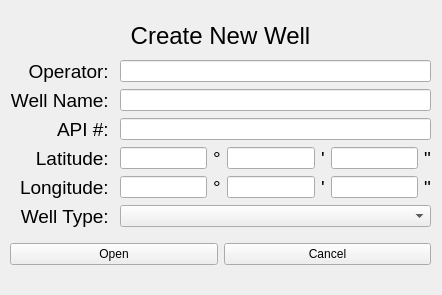
<?xml version="1.0" encoding="UTF-8"?>
<ui version="4.0">
 <class>newWell</class>
 <widget class="QMainWindow" name="newWell">
  <property name="geometry">
   <rect>
    <x>0</x>
    <y>0</y>
    <width>442</width>
    <height>295</height>
   </rect>
  </property>
  <property name="windowTitle">
   <string>Drilling Tools - Create New Well</string>
  </property>
  <widget class="QWidget" name="centralwidget">
   <widget class="QLabel" name="label">
    <property name="geometry">
     <rect>
      <x>10</x>
      <y>20</y>
      <width>421</width>
      <height>31</height>
     </rect>
    </property>
    <property name="font">
     <font>
      <pointsize>18</pointsize>
     </font>
    </property>
    <property name="text">
     <string>Create New Well</string>
    </property>
    <property name="alignment">
     <set>Qt::AlignCenter</set>
    </property>
   </widget>
   <widget class="QWidget" name="">
    <property name="geometry">
     <rect>
      <x>10</x>
      <y>60</y>
      <width>421</width>
      <height>170</height>
     </rect>
    </property>
    <layout class="QGridLayout" name="gridLayout">
     <item row="0" column="0">
      <widget class="QLabel" name="label_2">
       <property name="font">
        <font>
         <pointsize>14</pointsize>
        </font>
       </property>
       <property name="text">
        <string>Operator: </string>
       </property>
       <property name="alignment">
        <set>Qt::AlignRight|Qt::AlignTrailing|Qt::AlignVCenter</set>
       </property>
      </widget>
     </item>
     <item row="0" column="1" colspan="7">
      <widget class="QLineEdit" name="operator_2"/>
     </item>
     <item row="1" column="0">
      <widget class="QLabel" name="label_3">
       <property name="font">
        <font>
         <pointsize>14</pointsize>
        </font>
       </property>
       <property name="text">
        <string>Well Name: </string>
       </property>
       <property name="alignment">
        <set>Qt::AlignRight|Qt::AlignTrailing|Qt::AlignVCenter</set>
       </property>
      </widget>
     </item>
     <item row="1" column="1" colspan="7">
      <widget class="QLineEdit" name="wellName"/>
     </item>
     <item row="2" column="0">
      <widget class="QLabel" name="label_4">
       <property name="font">
        <font>
         <pointsize>14</pointsize>
        </font>
       </property>
       <property name="text">
        <string>API #: </string>
       </property>
       <property name="alignment">
        <set>Qt::AlignRight|Qt::AlignTrailing|Qt::AlignVCenter</set>
       </property>
      </widget>
     </item>
     <item row="2" column="1" colspan="7">
      <widget class="QLineEdit" name="API"/>
     </item>
     <item row="3" column="0">
      <widget class="QLabel" name="label_5">
       <property name="font">
        <font>
         <pointsize>14</pointsize>
        </font>
       </property>
       <property name="text">
        <string>Latitude: </string>
       </property>
       <property name="alignment">
        <set>Qt::AlignRight|Qt::AlignTrailing|Qt::AlignVCenter</set>
       </property>
      </widget>
     </item>
     <item row="3" column="1">
      <widget class="QLineEdit" name="latDeg"/>
     </item>
     <item row="3" column="2">
      <widget class="QLabel" name="label_8">
       <property name="font">
        <font>
         <pointsize>14</pointsize>
        </font>
       </property>
       <property name="text">
        <string>°</string>
       </property>
      </widget>
     </item>
     <item row="3" column="3">
      <widget class="QLineEdit" name="latMin"/>
     </item>
     <item row="3" column="4" colspan="2">
      <widget class="QLabel" name="label_10">
       <property name="font">
        <font>
         <pointsize>14</pointsize>
        </font>
       </property>
       <property name="text">
        <string>'</string>
       </property>
      </widget>
     </item>
     <item row="3" column="6">
      <widget class="QLineEdit" name="latSec"/>
     </item>
     <item row="3" column="7">
      <widget class="QLabel" name="label_12">
       <property name="font">
        <font>
         <pointsize>14</pointsize>
        </font>
       </property>
       <property name="text">
        <string>&quot;</string>
       </property>
      </widget>
     </item>
     <item row="4" column="0">
      <widget class="QLabel" name="label_6">
       <property name="font">
        <font>
         <pointsize>14</pointsize>
        </font>
       </property>
       <property name="text">
        <string>Longitude: </string>
       </property>
       <property name="alignment">
        <set>Qt::AlignRight|Qt::AlignTrailing|Qt::AlignVCenter</set>
       </property>
      </widget>
     </item>
     <item row="4" column="1">
      <widget class="QLineEdit" name="lonDeg"/>
     </item>
     <item row="4" column="2">
      <widget class="QLabel" name="label_9">
       <property name="font">
        <font>
         <pointsize>14</pointsize>
        </font>
       </property>
       <property name="text">
        <string>°</string>
       </property>
      </widget>
     </item>
     <item row="4" column="6">
      <widget class="QLineEdit" name="lonSec"/>
     </item>
     <item row="4" column="7">
      <widget class="QLabel" name="label_13">
       <property name="font">
        <font>
         <pointsize>14</pointsize>
        </font>
       </property>
       <property name="text">
        <string>&quot;</string>
       </property>
      </widget>
     </item>
     <item row="5" column="0">
      <widget class="QLabel" name="label_7">
       <property name="font">
        <font>
         <pointsize>14</pointsize>
        </font>
       </property>
       <property name="text">
        <string>Well Type: </string>
       </property>
       <property name="alignment">
        <set>Qt::AlignRight|Qt::AlignTrailing|Qt::AlignVCenter</set>
       </property>
      </widget>
     </item>
     <item row="4" column="3">
      <widget class="QLineEdit" name="lonMin"/>
     </item>
     <item row="4" column="4" colspan="2">
      <widget class="QLabel" name="label_11">
       <property name="font">
        <font>
         <pointsize>14</pointsize>
        </font>
       </property>
       <property name="text">
        <string>'</string>
       </property>
      </widget>
     </item>
     <item row="5" column="1" colspan="7">
      <widget class="QComboBox" name="wellType"/>
     </item>
    </layout>
   </widget>
   <widget class="QWidget" name="">
    <property name="geometry">
     <rect>
      <x>10</x>
      <y>234</y>
      <width>421</width>
      <height>41</height>
     </rect>
    </property>
    <layout class="QHBoxLayout" name="horizontalLayout">
     <item>
      <widget class="QPushButton" name="openBtn">
       <property name="text">
        <string>Open</string>
       </property>
      </widget>
     </item>
     <item>
      <widget class="QPushButton" name="cancelBtn">
       <property name="text">
        <string>Cancel</string>
       </property>
      </widget>
     </item>
    </layout>
   </widget>
  </widget>
 </widget>
 <tabstops>
  <tabstop>operator_2</tabstop>
  <tabstop>wellName</tabstop>
  <tabstop>API</tabstop>
  <tabstop>latDeg</tabstop>
  <tabstop>latMin</tabstop>
  <tabstop>latSec</tabstop>
  <tabstop>lonDeg</tabstop>
  <tabstop>lonMin</tabstop>
  <tabstop>lonSec</tabstop>
  <tabstop>wellType</tabstop>
 </tabstops>
 <resources/>
 <connections/>
</ui>
